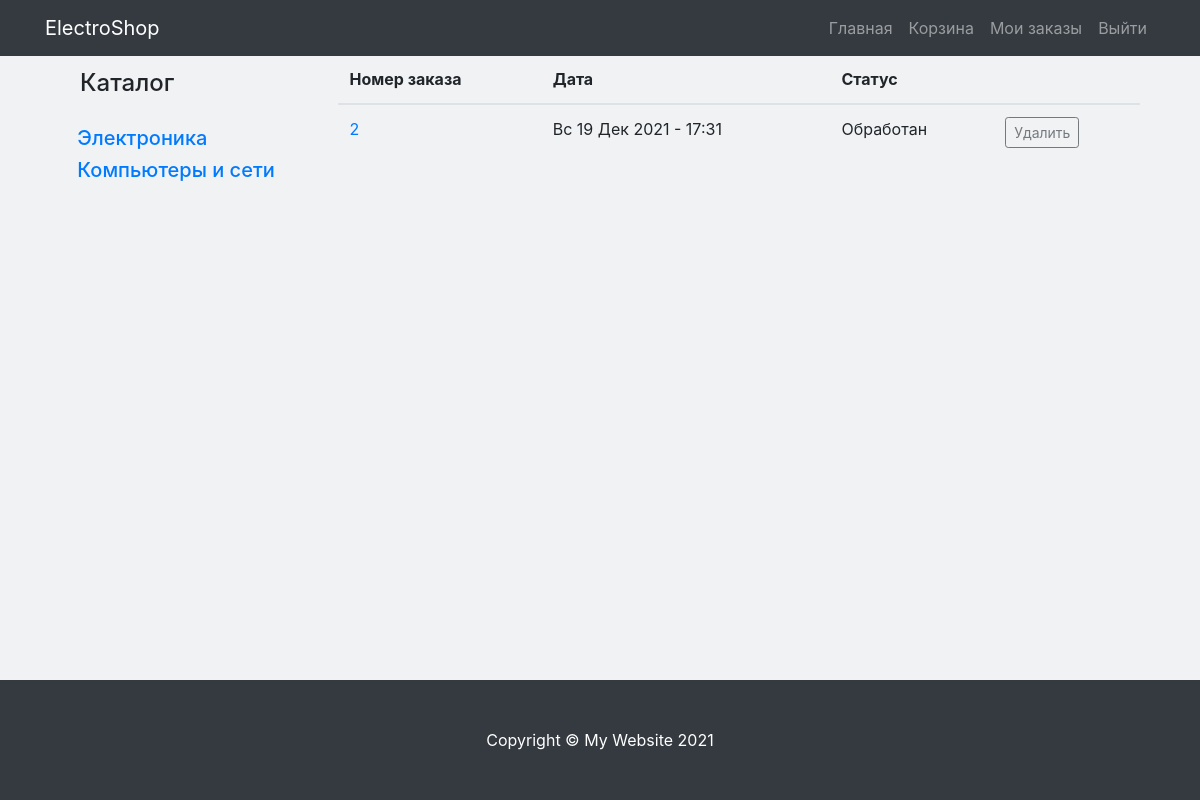
Screenshot of /user-orders/ (signed in) with the database file from the repository.
### mainapp/models.py (models this page shows, shortened)
class Category(models.Model):
    name = models.CharField(max_length=250, verbose_name='Имя категории')
    slug = models.SlugField(unique=True)

class TotalOrderForUser(models.Model):
    order = models.ManyToManyField(OrderProduct)
    owner = models.ForeignKey(User, on_delete=models.CASCADE, verbose_name='Покупатель')
    comment = models.TextField(blank=True, verbose_name='Комментарий к заказу')
    time_create = models.DateTimeField(null=True, auto_now_add=True)
    processed = models.BooleanField(default=False)
    def get_absolute_url(self):
        return reverse('detail_order', kwargs={'order_id': self.id})

### mainapp/views.py (the view)
# urls.py: path('user-orders/', user_orders, name='user_orders'),
def user_orders(request):
    if not request.user.is_authenticated:
        return redirect('login')
    context = {
        'category': Category.objects.all(),
        'subсategory': Subсategory.objects.all(),
        'products_name': Product_name.objects.all(),
        'user_orders': TotalOrderForUser.objects.filter(owner=request.user)
    }
    return render(request, 'mainapp/user_orders.html', context=context)

### mainapp/templates/mainapp/user_orders.html
{% extends 'mainapp/base.html' %}
{% block content %}
    <table class="table table-hover">
        <tbody>
        <thead>
        <tr>
            <th scope="col">Номер заказа</th>
            <th scope="col">Дата</th>
            <th scope="col">Статус</th>
            <th scope="col"></th>
        </tr>
        </thead>
        {% for i in user_orders %}
            <tr>
                <td><a href="{{ i.get_absolute_url }}">{{ i.id }}</a></td>
                <td><p>{{ i.time_create|date:"D d M Y" }} - {{ i.time_create|time:"H:i" }}</p></td>
                {% if i.processed %}
                    <td><p>Обработан</p></td>
                    <td><a href="#" class="btn btn-outline-dark btn-sm btn disabled">Удалить</a></td>
                {% else %}
                    <td><p>Ожидает обработки</p></td>
                    <td><a href="{% url 'delete_order' order_id=i.id %}" class="btn btn-outline-dark btn-sm">Удалить</a></td>
                {% endif %}
            </tr>
        {% endfor %}
        </tbody>
    </table>
{% endblock content %}

### mainapp/templates/mainapp/base.html (shortened to what this page needs)
{% load static %}
<!DOCTYPE html>
<html lang="ru">
<head>
    <link rel="stylesheet" href="https://maxcdn.bootstrapcdn.com/bootstrap/4.0.0/css/bootstrap.min.css"
>
    <link type="text/css" href="{% static 'mainapp/css/style.css' %}" rel="stylesheet"/>
</head>
<body>
<div class='container main-content'>
    <div class="container">
        <div class="row">
            <div class="col-lg-3">
                <div class="list-group">
                    <h4 class="catalog">Каталог</h4>
                    {% for cat in category %}
                        <div class="panel-group category-products" id="accordian">
                            <div class="panel panel-default">
                                <div class="panel-heading">
                                    <h5 class="panel-title">
                                        <a data-toggle="collapse" data-parent="#accordian" href="#{{ cat.slug }}">
                                            <span class="badge pull-right"></span>
                                            {{ cat.name }}
                                        </a>
                                    </h5>
                                </div>
                            </div>
                        </div>
                    {% endfor %}
                </div>
            </div>
            <div class="col-lg-9">
                {% block content %}
                {% endblock %}
            </div>
        </div>
    </div>
</div>
<nav class="navbar navbar-expand-lg navbar-dark bg-dark fixed-top">
    <div class="container">
        <a class="navbar-brand" href="{% url 'index' %}">ElectroShop</a>
        <div class="collapse navbar-collapse" id="navbarResponsive">
            <ul class="navbar-nav ml-auto">
                <li class="nav-item">
                    <a class="nav-link" href="{% url 'index' %}">Главная</a>
                </li>
                <li class="nav-item">
                    <a class="nav-link" href="{% url 'card_manager' %}">Корзина</a>
                </li>
                {% if request.user.is_authenticated %}
                    <li class="nav-item">
                        <a class="nav-link" href="{% url 'user_orders' %}">Мои заказы</a>
                    </li>
                    <li class="nav-item">
                        <a class="nav-link" href="{% url 'logout' %}">Выйти</a>
                    </li>
                {% endif %}
            </ul>
        </div>
    </div>
</nav>
<footer class="py-5 bg-dark">
    <div class="container">
        <p class="m-0 text-center text-white">Copyright &copy; My Website 2021</p>
    </div>
</footer>
</body>
</html>

### mainapp/static/mainapp/css/style.css (style rules this page uses)
body { padding-top: 54px; background-color: rgba(0, 40, 56, 0.06); }
.catalog { padding: 15px 0 20px 20px; }
html { height: 100%; }
body { display: flex; flex-direction: column; height: 100%; }
.main-content { flex: 1 0 auto; }
footer { flex: 0 0 auto; }

### rows the page displays
Category: name "Электроника"
Category: name "Компьютеры и сети"
TotalOrderForUser: id "2", time_create "Вс 19 Дек 2021", time_create "17:31", processed "Обработан"
